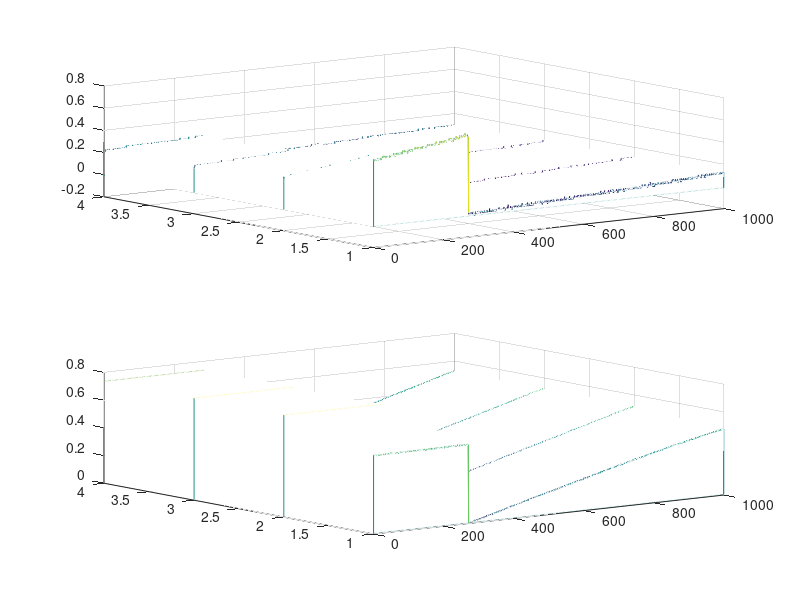
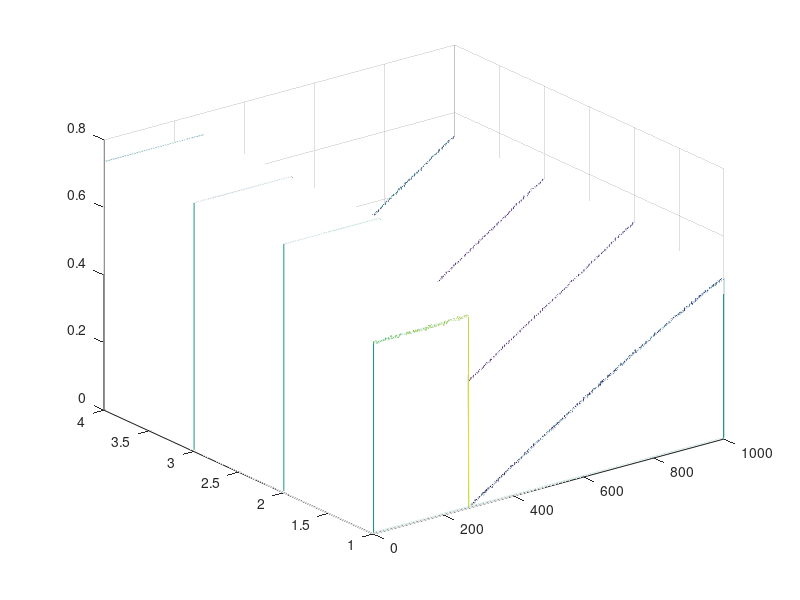
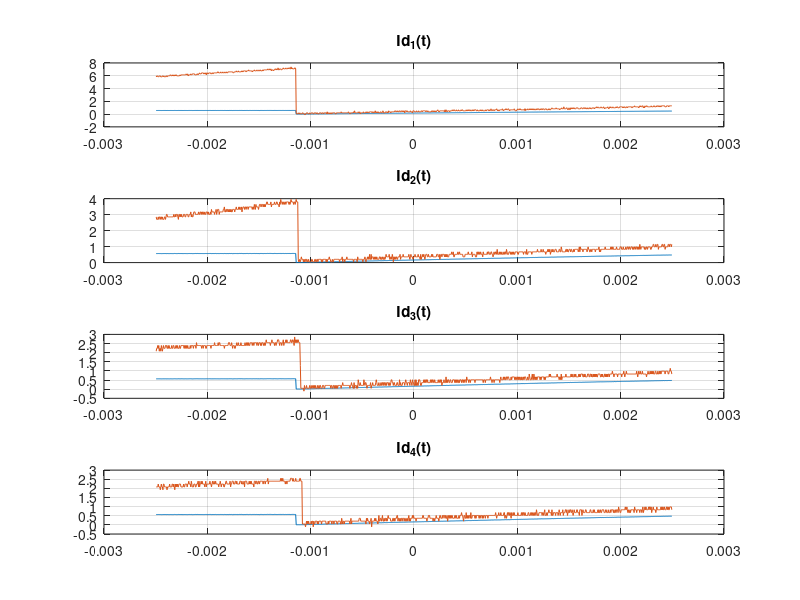

Write MATLAB code to recreate these figures, in order.
%% ECE 310L - Lab 5

clc
clear all

NMOS_Vt = csvread('n2.csv',3,0)';

t1 = NMOS_Vt(1,:);
Vd1 = NMOS_Vt(2,:);
Vs1 = NMOS_Vt(3,:);

NMOS_Vt05 = csvread('n3.csv',3,0)';

t2 = NMOS_Vt05(1,:);
Vd2 = NMOS_Vt05(2,:);
Vs2 = NMOS_Vt05(3,:);

NMOS_Vt1 = csvread('n4.csv',3,0)';

t3 = NMOS_Vt1(1,:);
Vd3 = NMOS_Vt1(2,:);
Vs3 = NMOS_Vt1(3,:);

NMOS_Vt15 = csvread('n5.csv',3,0)';

t4 = NMOS_Vt15(1,:);
Vd4 = NMOS_Vt15(2,:);
Vs4 = NMOS_Vt15(3,:);

% NMOS_Vt2 = csvread('n5.csv',3,0)';
% 
% t5 = NMOS_Vt2(1,:);
% Vd5 = NMOS_Vt2(2,:);
% Vs5 = NMOS_Vt2(3,:);

t = [t1;t2;t3;t4];
Vd = [Vd1;Vd2;Vd3;Vd4];
Vs = [Vs1;Vs2;Vs3;Vs4];
Id = (Vd./10);

xmin = 0.1; xmax = 0.42; ymin = 0; ymax = .16;

a = int32(5);

figure
subplot(2,1,1)
waterfall(Id)

subplot(2,1,2)
waterfall(Vs)
rotate3d

figure 
waterfall(Vs,Id), rotate3d
%%

figure
for i=1:4
%     n = length(Vs);
%     ne = 9*n/10;
%     ns = 3*n/10;
%     ne = cast(ne,'like',a);
%     ns = cast(ns,'like',a);
    subplot(4,1,i)
    plot(t(i,:),Vs(1,:),t(i,:),Vd(i,:)), grid
%     plot(Vs(i,ns:ne),Id(1,ns:ne)), grid
    title(sprintf('Id_%d(t)',i))
%     axis([xmin xmax ymin ymax])
end